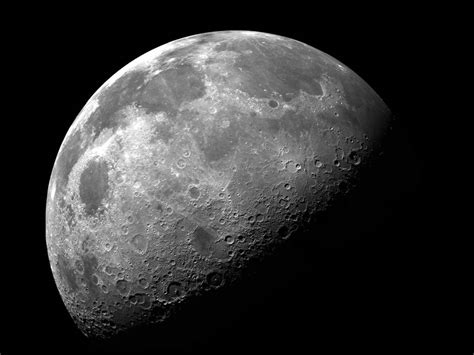
#> input picture images/moon.jpg, 474 x 355 px
$ python sharpen.py
#> lines starting #> are read from the running program, lines starting #| are printed output that depends on the picture
import cv2
import numpy as np

image = cv2.imread('images/moon.jpg')
#> image is the input picture: shape (355, 474, 3); min 0, max 255, mean 49.7

kernel = np.array([[-1,-1,-1],
                   [-1, 8,-1],
                   [-1,-1,-1]])


sharpened = cv2.filter2D(image, -1, kernel)
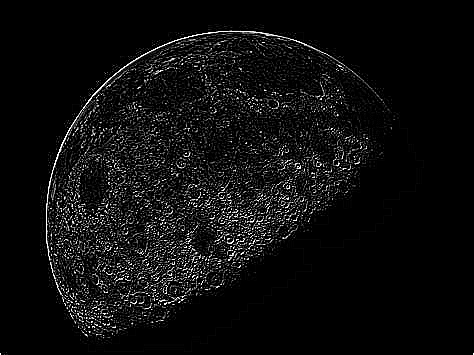
#> sharpened: shape (355, 474, 3); min 0, max 255, mean 14.1

cv2.imshow('Image Sharpening', sharpened)


cv2.waitKey(0)
cv2.destroyAllWindows()
